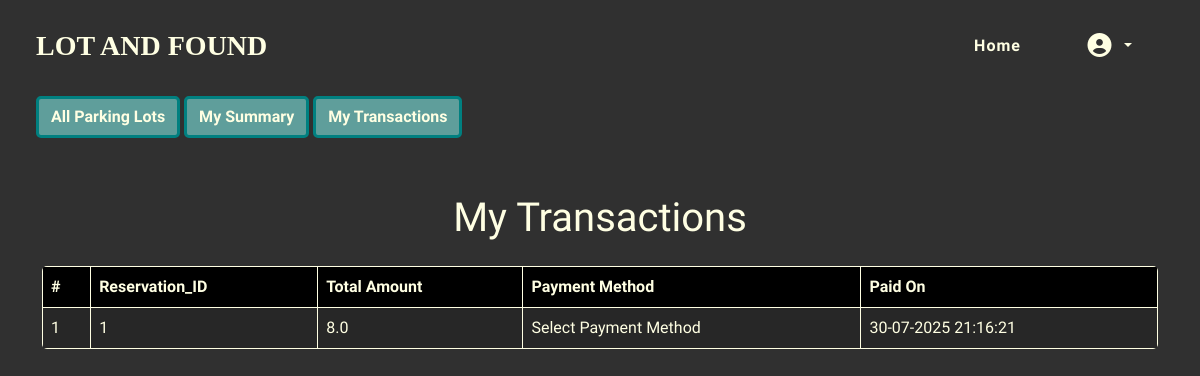
The app's page /transaction-history (signed in) with its own data.
### models.py (models this page shows)
class Payment(db.Model):
    __tablename__ = 'payment'
    payment_id = db.Column(db.Integer, primary_key=True)
    reserve_id = db.Column(db.Integer, db.ForeignKey('reserve.reserve_id'), nullable=False)
    total_amt = db.Column(db.Double, nullable=False)
    payment_method = db.Column(db.String, nullable = True)
    transaction_date = db.Column(db.DateTime, nullable = True)

### routes.py (the view)
@app.route('/transaction-history')
def transaction_history():
    user = User.query.get(session["user_id"])
    transactions = transactions = db.session.query(Payment).join(Reserve, Payment.reserve_id == Reserve.reserve_id).filter(Reserve.user_id == user.user_id).all()
    return render_template('user/transaction_history.html', transactions = transactions)

### templates/user/transaction_history.html (shortened to what this page needs)
{% extends "base.html" %}
{% block content %}
{% include "user/user_nav.html" with context %}
<div class="container my-5">
<h1 class="display-6 my-display my-4">My Transactions</h1>
<table class="table my-table table-hover">
  <thead>
    <tr>
      <th scope="col">#</th>
      <th scope="col">Reservation_ID</th>
      <th scope="col">Total Amount</th>
      <th scope="col">Payment Method</th>
      <th scope="col">Paid On</th>
    </tr>
  </thead>
  <tbody>
    {% for record in transactions|reverse %}
    <tr>
      <td scope="row">{{record.payment_id}}</td>
      <td>{{record.reserve_id}}</td>
      <td scope="row">{{record.total_amt}}</td>
      <td scope="row">{{record.payment_method}}</td>
      <td>{{record.transaction_date.strftime('%d-%m-%Y %H:%M:%S')}}</td>
    </tr>
   {% endfor %}
  </tbody>
</table>
</div>
{% endblock %}

### static/style.css (style rules this page uses)
* { margin:0px; padding:0px; }
body { font-family: 'Reddit Sans Condensed'; background: #303030; min-height:100vh; color:#ffffe3; }
.my-display { font-family:'Jua'; justify-self: center; }
.my-table th { background-color: #000000 !important; color: #ffffe3 !important; border: 1px solid #ffffe3 !important; border-width:1px !important; border-color: #ffffe3 !important; }
.my-table td { background-color: #272727 !important; color: #ffffe3 !important; border: 1px solid #ffffe3 !important; border-width:1px !important; border-color: #ffffe3 !important; }
.my-table { border-radius: 5px; overflow: hidden; }

### records on screen
Payment: payment_id "1", reserve_id "1", total_amt "8.0", payment_method "Select Payment Method", transaction_date "30-07-2025 21:16:21"
